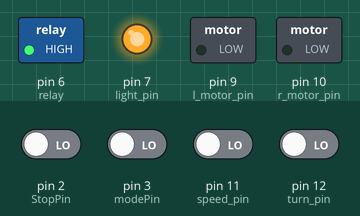
Simulated run of this sketch. Board: Arduino Uno, built with avr-gcc and run on an emulated ATmega328P. Shown: switched loads named in the sketch (green lamp = pin HIGH), output pins drawn as LEDs (lit = HIGH). The test bench sets the inputs (shaded band); at power-on: pin 2 (StopPin), pin 3 (modePin), pin 11 (speed_pin), pin 12 (turn_pin) LOW. What the sketch prints to the serial monitor is not drawn.

Above: at 0.1 s.
At 2.1 s:
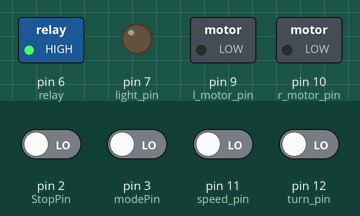
Timing chart, 0 to 3.6 s (numbered marks = the images above):
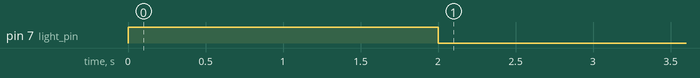

The sketch:

Radio_Controller.ino
```cpp
/************ INFO ***********
 * This Code is for the Hard-Eletronic-Stop
 * When the button on AUX1 is pressed it will trun off
 * a relay that is hooked to the main relay cut off chain.
 * This will kill power to the relay that goes to mains power.
 *
 * The arduino will not reset untill the E-Stop Circit is
 * manually reset.
 *
 * Note: This is NOT the Soft-Stop!
 * This will require a full reboot of the boat
 */


/******** SERIAL  COMM INFO FOR rasPi *************
 *  send packet as follows
 *
 *  255RL
 *
 *  255 =  255 sent as a delimiter
 *  R = a byte for the right motor speed (0-254)
 *  L = a byte for the left motor speed (0-254)
 */

/*********** OPERATING INSTRUCTIONS ************
 *  To actavate the E-STOP push the bind/panic/trainer button.
 *  Do not do this unless there is a safety issue and you want
 *  to kill the run.
 *
 *  The left joystick controls all movement. Use the flight
 *  mode switch to change to Autonimus mode. It can also be
 *  used as a soft stop
 */

#include <Radio.h>
#define Hard_Stop Radio::AUX1
Radio rad;

/**************** PINOUT INFO *****************
 *  Using a AR610 reciver
 *
 *  Attach the AUX 1 data pin to pin 2
 *  Attach the Gear data pin to pin 3
 *  Attach the THRO data pin to pin 11
 *  Attach the RUDD data pin to pin 12
 *  Attach all the - pins together and attach to GND
 *  Attach all the + pins together and attach to 5V pin
 *
 *  Attach the Relay for the E-STOP to pin 6
 *  Attach the Relay for the Green light to pin 7
 *  Attach the Right motor controller to pin 9
 *  Attach the Left motor controller to pin 10
 *  Attach the AI computer to the USB port
 *
 *  Attach the reset pin the a button that is attached to GND
 *
 */

//pins
int StopPin = 2;
int modePin = 3;
int speed_pin = 11;
int turn_pin = 12;
int relay = 6;
int light_pin = 7;
int l_motor_pin = 9;
int r_motor_pin = 10;

//thresholds
double dissconect_time = 5; //time till boat kills power (in mins)
long dissconnect_time_milli;
double hult_time = 0.5; //time till boat soft stops (in mins)
long hult_time_milli;
long last_connected_time;

//states
bool is_ai = false;
bool soft_stop = false;

//genral values
int speed_value = 0;
int turn_value = 0;
int l_speed = 0;
int r_speed = 0;
int input = 0;


void setup() {
  pinMode(relay, OUTPUT); //enables relay
  pinMode(light_pin, OUTPUT); //enables relay
  pinMode(l_motor_pin, OUTPUT);
  pinMode(r_motor_pin, OUTPUT);
  digitalWrite(light_pin, HIGH);

  Serial.begin(9600);

  Radio setup;
  if (rad.set(Radio::Throttle, speed_pin) != 0 || rad.set(Radio::Rudder, turn_pin) != 0 || rad.set(Radio::Gear, modePin) != 0)
    return -897;

  if ( rad.set(Hard_Stop, StopPin) == 0)
  {
    //If radio pin is valid powers main relay
    digitalWrite(relay,HIGH);
  }
  else
  {
    //If the radio did not get a valid pin the main relay is cut
    digitalWrite(relay, LOW);
  }

  //sets up dissconection thresholds
  last_connected_time = millis();
  dissconnect_time_milli = (long)(dissconect_time*60*1000);
  hult_time_milli = (long)(hult_time*60*1000);
}


void loop() {
  mode();
  eStop();

  //Read in data
  if (is_ai == false)
  {
    yellowLight();

    //read in speed from controller
    speed_value = rad.read(Radio::Throttle);
    turn_value = rad.read(Radio::Rudder);

    //convert to motor speeds
    r_speed = speed_value + turn_value;
    l_speed = speed_value - turn_value;

    //floor at zero
    if(r_speed < 0)
      r_speed = 0;
    if(l_speed < 0)
      l_speed = 0;

    //check soft stop
    if (soft_stop == true)
    {
      l_speed = 0;
      r_speed = 0;
    }
  }
  else
  {
    greenLight();

    while(Serial.available() != 0 && Serial.read() != 255);

    //read in speed from computer
    r_speed = Serial.read();
    l_speed = Serial.read();
  }

  //write motor speeds
  //analogWrite(l_motor_pin, l_speed);
  //analogWrite(r_motor_pin, r_speed);
  Serial.println(r_speed);
  Serial.println(l_speed);

  Serial.println(speed_value);
  Serial.println(turn_value);

}


void greenLight() {
  digitalWrite(light_pin, HIGH);
}

void yellowLight() {
  digitalWrite(light_pin, LOW);
}

void kill() {
  digitalWrite(relay, LOW);
}

void mode(){
  input = rad.read(Radio::Gear);

  //Detirmine mode from the flight mode switch
  soft_stop = false;
  is_ai = false;
  if(input == 2)
    is_ai = true;
  else if(input == 1)
    is_ai = false;
  else
    soft_stop = true;
}

void eStop(){
  input = rad.read(Hard_Stop);

  //Serial.println(input);

  if (input!=0 && input!=-256) // true or pressed .read return 0 on high
  {
    kill();
  }
  else if (input==-256) //disconnected
  {
    if (millis() - last_connected_time >= hult_time_milli)
    {
      soft_stop = true;
      yellowLight();
    }
    if (millis() - last_connected_time >= dissconnect_time_milli)
      kill();
  }
  else
    last_connected_time = millis();
}
```

Measured:
- by itself, pin 7 (light_pin): HIGH → LOW at 2.0 s
